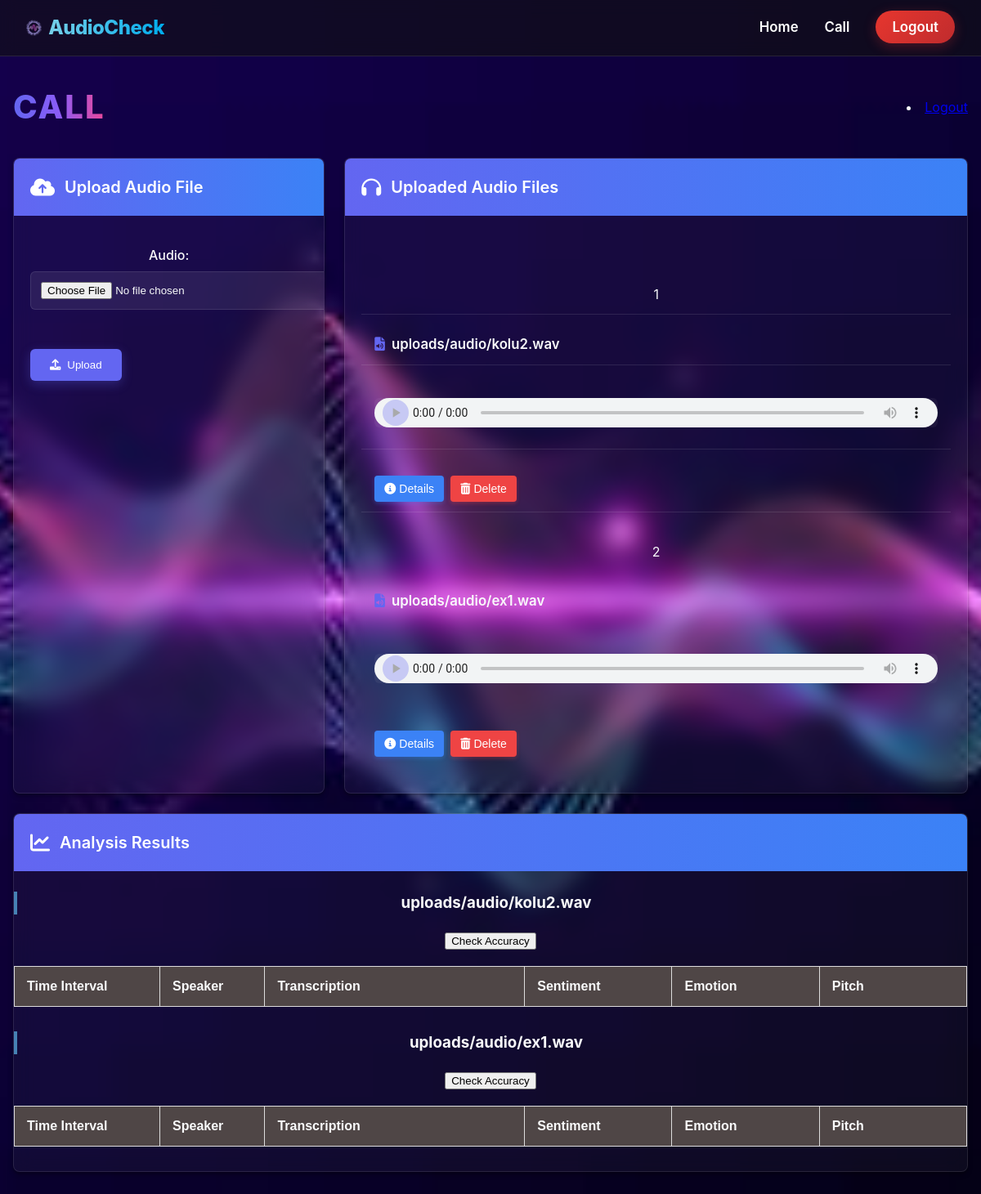
/call/ (signed in), run on an earlier commit of the app's database.
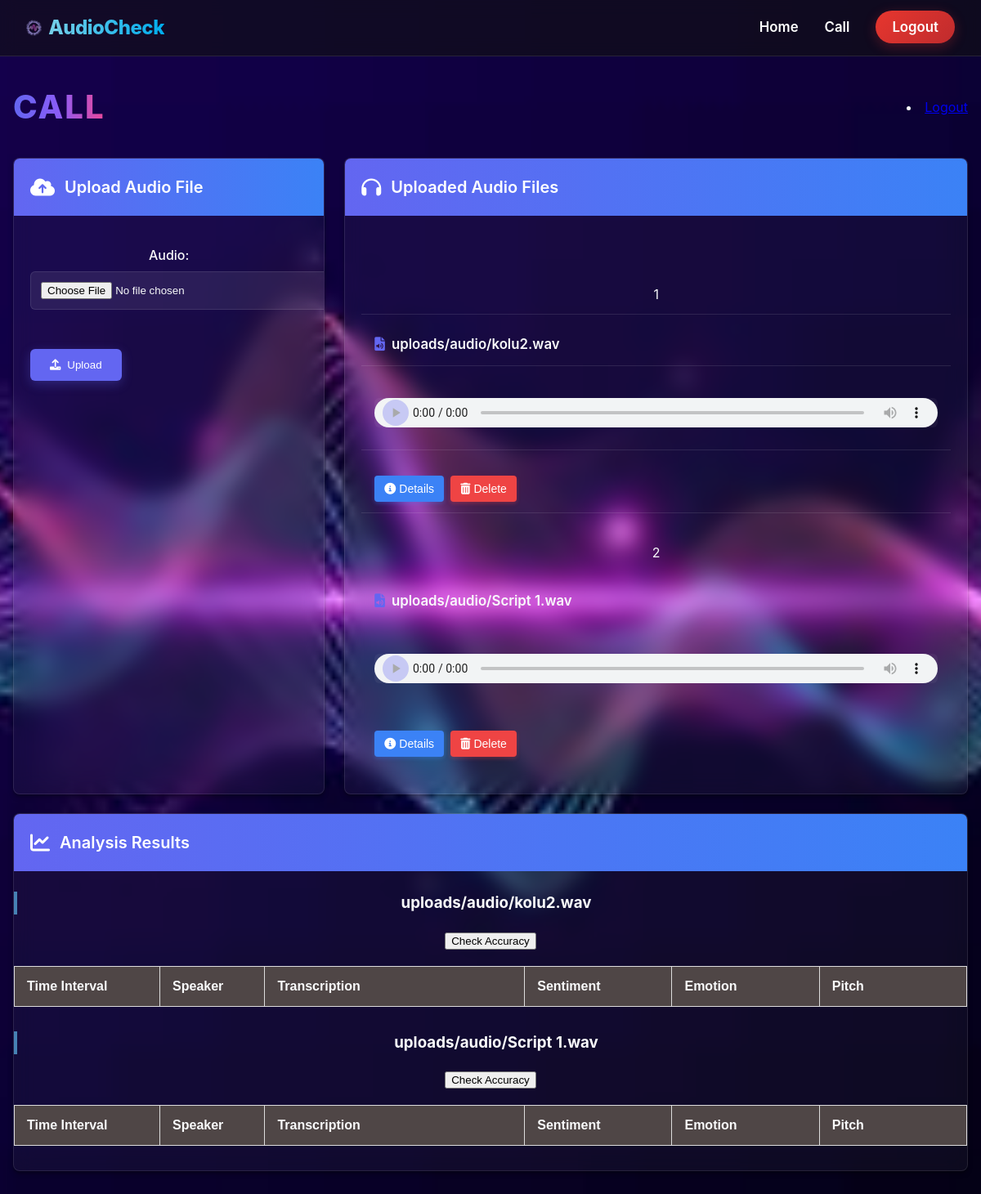
And on a later commit of the database.
### mainapp/models.py (models this page shows, shortened)
class AudioFile(models.Model):
    audio = models.FileField(upload_to="uploads/audio/")
    uploaded_at = models.DateTimeField(auto_now_add=True)

### mainapp/views.py (the view)
# urls.py: path('call/',call,name='call'),
@login_required(login_url='login')
def call(request):
    if request.method == "POST":
        form = AudioUploadForm(request.POST, request.FILES)
        if form.is_valid():
            uploaded_file = request.FILES["audio"]
            file_extension = uploaded_file.name.split(".")[-1].lower()
            original_path = f"uploads/audio/{uploaded_file.name}"
            wav_path = f"uploads/audio/{os.path.splitext(uploaded_file.name)[0]}.wav"
            if not AudioFile.objects.filter(audio=wav_path).exists():
                saved_path = default_storage.save(original_path, ContentFile(uploaded_file.read()))
                if file_extension != "wav":
                    audio = AudioSegment.from_file(default_storage.path(saved_path))
                    audio = audio.set_channels(1).set_frame_rate(16000)  # Standard settings
                    audio.export(default_storage.path(wav_path), format="wav")
                    default_storage.delete(saved_path)
                AudioFile.objects.create(audio=wav_path)
        return redirect("call")
    else:
        form = AudioUploadForm()
    audio_files = AudioFile.objects.all()
    return render(request, "call.html", {"form": form, "audio_files": audio_files})

### mainapp/forms.py
class AudioUploadForm(forms.ModelForm):
    class Meta:
        model = AudioFile
        fields = ['audio']

### templates/call.html (shortened to what this page needs)
{% extends "base.html" %}
{% load static %}
{% block content %}
<!DOCTYPE html>
<html lang="en">
<head>
    <link rel="stylesheet" type="text/css" href="{% static 'css/call.css' %}">
    <link rel="stylesheet" href="https://cdnjs.cloudflare.com/ajax/libs/font-awesome/6.0.0/css/all.min.css">
</head>
<div class="dashboard">
    <header class="dashboard-header">
        <h1 class="dashboard-title">CALL</h1>
        <li><a href="{% url 'logout' %}">Logout</a></li>
    </header>
    <div class="dashboard-grid">
        <div class="upload-section card">
            <div class="card-header">
                <i class="fas fa-cloud-upload-alt"></i>
                <h2>Upload Audio File</h2>
            </div>
            <div class="card-body">
                <form method="post" enctype="multipart/form-data" class="upload-form">
                    <div class="form-group">
                        {{ form.as_p }}
                    </div>
                    <button type="submit" class="upload-btn">
                        <i class="fas fa-upload"></i> Upload
                    </button>
                </form>
            </div>
        </div>
        <div class="audio-list card">
            <div class="card-header">
                <i class="fas fa-headphones"></i>
                <h2>Uploaded Audio Files</h2>
            </div>
            <div class="card-body">
                {% if audio_files %}
                <div class="table-container">
                    <table class="audio-table">
                        <thead>
                            <tr>
                            </tr>
                        </thead>
                        <tbody>
                            {% for audio in audio_files %}
                            <tr>
                                <td>{{ forloop.counter }}</td>
                                <td class="filename">
                                    <i class="fas fa-file-audio"></i>
                                    <span>{{ audio.audio.name }}</span>
                                </td>
                                <td>
                                    <div class="audio-player">
                                        <audio id="audio-{{ audio.id }}" controls>
                                            <source src="{{ audio.audio.url }}" type="audio/mpeg">
                                        </audio>
                                    </div>
                                </td>
                                <td class="action-buttons">
                                    <button class="details-btn" data-audio-id="{{ audio.id }}">
                                        <i class="fas fa-info-circle"></i> Details
                                    </button>
                                    <form method="post" action="{% url 'delete_audio' audio.id %}" class="delete-form">
                                        <button type="submit" class="delete-btn" onclick="return confirm('Are you sure you want to delete this file?');">
                                            <i class="fas fa-trash-alt"></i> Delete
                                        </button>
                                    </form>
                                </td>
                            </tr>
                            {% endfor %}
                        </tbody>
                    </table>
                </div>
                {% else %}
                <div class="no-audio-container">
                    <i class="fas fa-exclamation-circle"></i>
                    <p class="no-audio-message">No audio files uploaded yet.</p>
                </div>
                {% endif %}
            </div>
        </div>
    </div>
    <div class="analysis-section">
        <div class="card-header">
            <i class="fas fa-chart-line"></i>
            <h2>Analysis Results</h2>
        </div>
        <div id="analysis-container">
            {% if audio_files %}
                {% for audio in audio_files %}
                <div class="analysis-file-container">
                    <h3>{{ audio.audio.name }}</h3>
                    <button class="accuracy-btn" onclick="checkAccuracy('{{ audio.id }}')">Check Accuracy</button>
                    <div class="table-responsive">
                        <table class="analysis-table" id="analysis-table-{{ audio.id }}">
                            <thead>
                                <tr>
                                    <th class="time-column">Time Interval</th>
                                    <th class="speaker-column">Speaker</th>
                                    <th class="transcription-column">Transcription</th>
                                    <th class="sentiment-column">Sentiment</th>
                                    <th class="emotion-column">Emotion</th>
                                    <th class="pitch-column">Pitch</th>
                                </tr>
                            </thead>
                        </table>
                    </div>
                </div>
                {% endfor %}
            {% else %}
                <div class="no-analysis-container">
                    <i class="fas fa-info-circle"></i>
                    <p>Upload an audio file to see analysis results.</p>
                </div>
            {% endif %}
        </div>
    </div>
</div>
{% endblock %}

### templates/base.html (shortened to what this page needs)
<!DOCTYPE html>
<html lang="en">
<head>
    {% load static %}
    <link rel="stylesheet" type="text/css" href="{% static 'css/base.css' %}">
</head>
<body>
    <nav class="navbar">
            <div class="logo-container">
              <img src="{% static 'images/logo.png' %}" alt="AudioCheck Logo" class="logo-image">
              <span class="logo">AudioCheck</span>
            </div>
        <ul class="nav-links">
            <li><a href="{% url 'home' %}">Home</a></li>
            <li><a href="{% url 'call' %}">Call</a></li>
            {% if user.is_authenticated %}
                <li><a href="{% url 'logout' %}" class="logout-btn">Logout</a></li>
            {% else %}
                <li><a href="{% url 'login' %}">Login</a></li>
            {% endif %}
        </ul>
    </nav>
    <main>
        {% block content %}{% endblock %}
    </main>
</body>
</html>

### static/css/base.css (style rules this page uses)
body { font-family: 'Inter', -apple-system, BlinkMacSystemFont, "Segoe UI", Roboto, "Helvetica Neue", Arial, sans-serif; text-align: center; background: url('waveform.jpeg') no-repeat center center fixed; background-size: cover; color: #1d1d1f; margin: 0; line-height: 1.6; }
.navbar { display: flex; justify-content: space-between; align-items: center; padding: 1rem 2rem; background-color: rgba(17, 17, 17, 0.6); color: white; position: sticky; top: 0; width: 100%; z-index: 1000; box-sizing: border-box; transition: all 0.3s ease; backdrop-filter: blur(10px); -webkit-backdrop-filter: blur(10px); border-bottom: 1px solid rgba(255, 255, 255, 0.1); }
.logo { font-size: 1.5rem; font-weight: 800; letter-spacing: -0.5px; background: linear-gradient(90deg, #77d0e9, #00aced); -webkit-background-clip: text; background-clip: text; -webkit-text-fill-color: transparent; }
.nav-links { list-style: none; display: flex; gap: 2rem; padding: 0; margin: 0; }
.nav-links li { display: inline; }
.nav-links a { text-decoration: none; color: white; font-weight: 600; font-size: 1.05rem; position: relative; transition: all 0.3s ease; }
.nav-links a::after { content: ''; position: absolute; width: 0; height: 2px; bottom: -4px; left: 0; background: linear-gradient(90deg, #77d0e9, #00aced); transition: width 0.3s ease; }
.logout-btn { background: linear-gradient(135deg, rgba(255, 59, 48, 0.9), rgba(211, 47, 47, 0.9)); color: white; padding: 10px 20px; border-radius: 50px; font-weight: 600; border: none; cursor: pointer; transition: all 0.3s ease; box-shadow: 0 4px 15px rgba(211, 47, 47, 0.3); }
.logo-container { display: flex; align-items: center; gap: 8px; }
.logo-image { height: 24px; width: auto; }

### templates/call.html (style rules this page uses)
.analysis-table { width: 100%; border-collapse: collapse; margin-top: 20px; font-family: Arial, sans-serif; }
.analysis-table th { background-color:rgb(79, 70, 70); padding: 12px 15px; text-align: left; border: 1px solid #ddd; position: sticky; top: 0; }
.time-column { font-weight: bold; background-color:rgb(36, 36, 36); min-width: 80px; }
.transcription-column { min-width: 200px; max-width: 300px; }
.sentiment-column, .emotion-column, .pitch-column { min-width: 100px; }
.table-responsive { overflow-x: auto; margin-bottom: 30px; }
.analysis-section h3 { margin-top: 25px; padding-left: 10px; border-left: 4px solid #4682B4; }

What changed in the data, as far as the page shows it:
removed AudioFile: audio.name "uploads/audio/ex1.wav"
added AudioFile: audio.name "uploads/audio/Script 1.wav"
